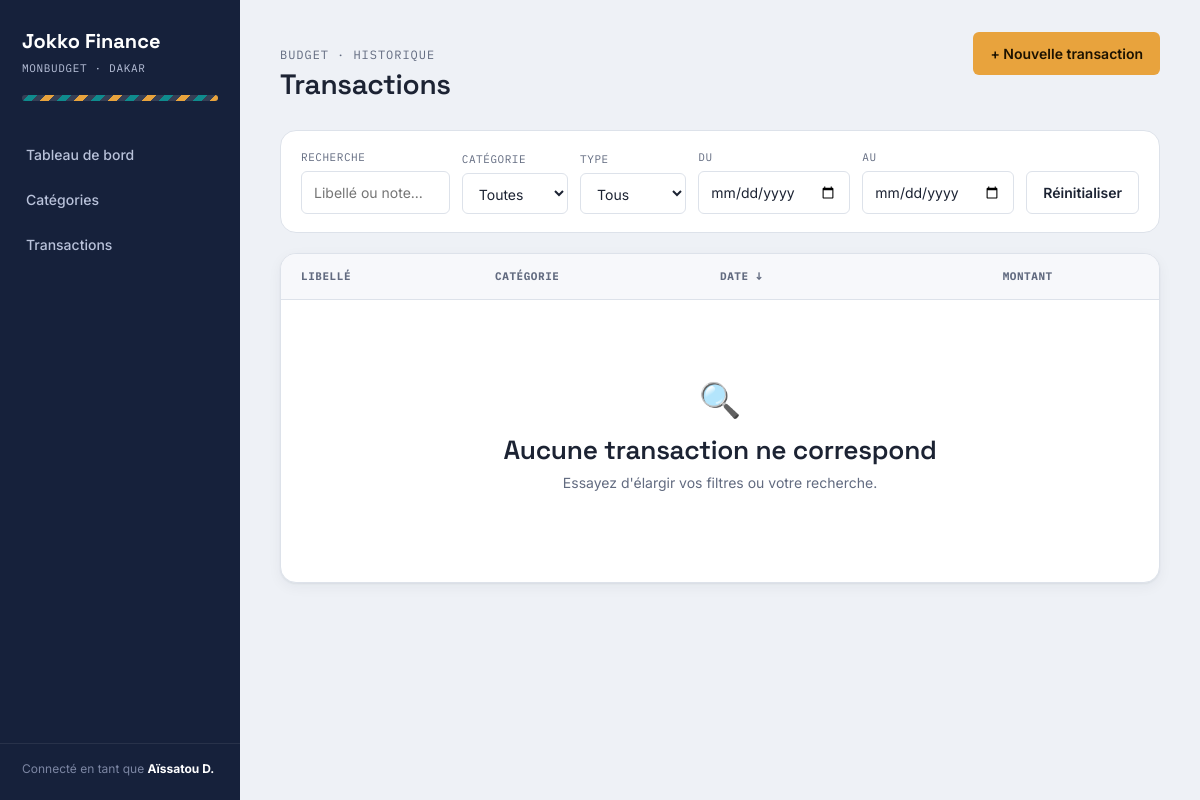
/transaction-list, run on an earlier commit of the app's database.
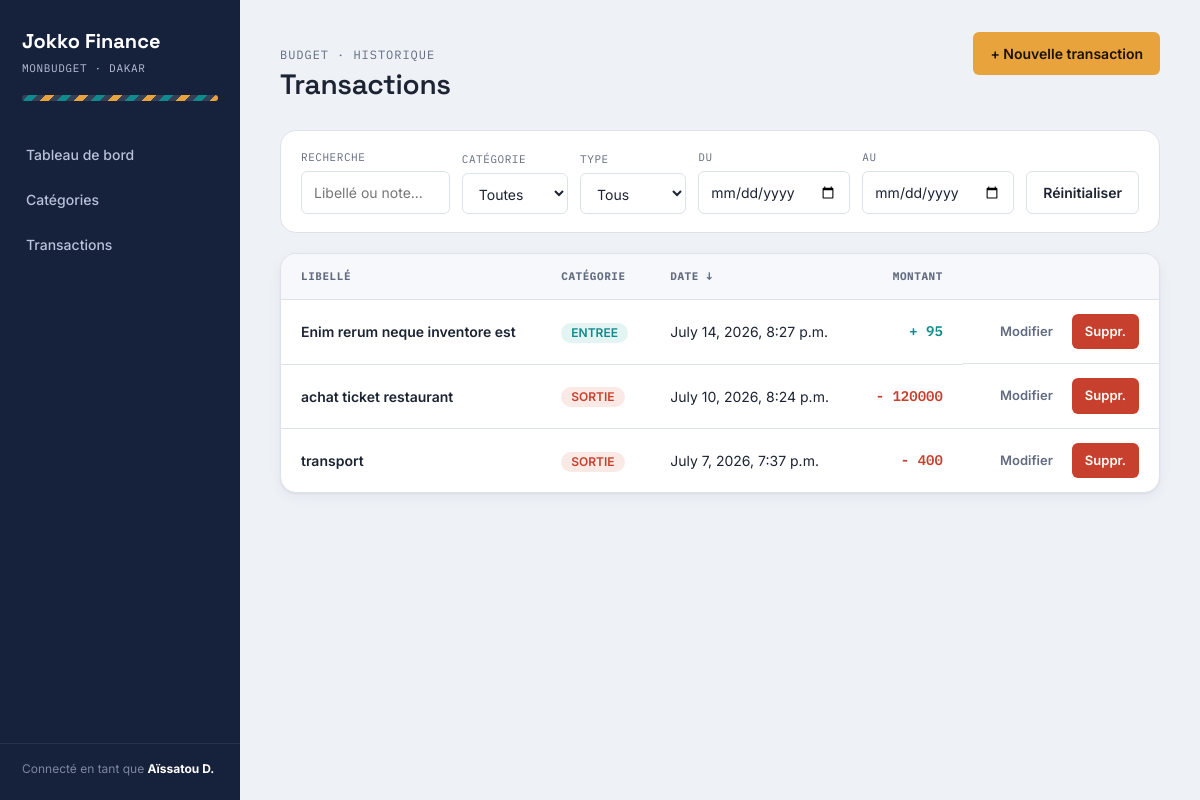
And on a later commit of the database.
### transaction/models.py (models this page shows, shortened)
class Transaction(models.Model):
    TRANSACTION_TYPES = (
        ("IN","ENTREE"),
        ("EX","SORTIE")
    )
    label = models.CharField(max_length=30)
    description= models.TextField()
    amount = models.PositiveIntegerField()
    trx_type = models.CharField(max_length=2,choices=TRANSACTION_TYPES )
    trx_date = models.DateTimeField(auto_now_add=True)
    category = models.ForeignKey(to=Category, on_delete=models.CASCADE)
    created_at = models.DateTimeField(auto_now_add=True)
    updated_at = models.DateTimeField(auto_now=True)
    class Meta:
        verbose_name = "Transaction"
        verbose_name_plural = "Transactions"
        ordering = ['-trx_date']

### transaction/views.py (the view)
# urls.py: path("transaction-list", list_transactions, name="list-transactions"),
def list_transactions(request):
    list_of_transactions =  Transaction.objects.all()
    context = {
        "transactions": list_of_transactions
    }
    return render(request, "transaction/index.html", context)

### transaction/templates/transaction/index.html (shortened to what this page needs)
{% extends 'base.html' %}
{% load static %}
{% block main %}
<div class="app-topbar">
    <div>
        <span class="eyebrow">Budget · Historique</span>
        <h1>Transactions</h1>
    </div>
    <div class="app-topbar-actions">
        <a href="{% url 'create-transaction' %}" class="btn btn-primary">+ Nouvelle transaction</a>
    </div>
</div>
<form class="filter-bar" id="filter-form">
    <div class="field">
        <label for="search">Recherche</label>
        <input type="search" id="search" placeholder="Libellé ou note...">
    </div>
    <div class="field">
        <label for="filter-category">Catégorie</label>
        <select id="filter-category">
        <option value="">Toutes</option>
        </select>
    </div>
    <div class="field">
        <label for="filter-type">Type</label>
        <select id="filter-type">
        <option value="">Tous</option>
        </select>
    </div>
    <div class="field">
        <label for="date-from">Du</label>
        <input type="date" id="date-from">
    </div>
    <div class="field">
        <label for="date-to">Au</label>
        <input type="date" id="date-to">
    </div>
    <div class="field">
        <button type="button" class="btn btn-secondary btn-block" id="reset-filters">Réinitialiser</button>
    </div>
</form>
    <div class="table-wrap">
        <table>
          <thead>
            <tr>
              <th>Libellé</th>
              <th>Catégorie</th>
              <th>
                <a href="#" id="sort-date" style="color:inherit;">Date ↓</a>
              </th>
              <th style="text-align:right;">
                <a href="#" id="sort-amount" style="color:inherit;">Montant</a>
              </th>
              <th></th>
            </tr>
          </thead>
          <tbody id="transactions-body">
            {% for trx in transactions %}
                <tr>
                    <td data-label="Libellé" class="cell-label">
                        <a href="{% url 'update-transaction' trx.id %">{{ trx.label }}</a>
                    </td>
                    <td data-label="Catégorie">
                        {% if trx.trx_type == "IN" %}
                            <span class="badge badge-income">{{ trx.get_trx_type_display}} </span>
                        {% elif trx.trx_type == "EX" %}
                            <span class="badge badge-expense">{{ trx.get_trx_type_display}} </span>
                        {% else %}
                    </td>
                    <td data-label="Date">{{ trx.trx_date }}</td>
                    {% if trx.trx_type == "IN" %}
                        <td data-label="Montant" class="cell-amount positive">+ {{ trx.amount }}</td>
                    {% else %}
                        <td data-label="Montant" class="cell-amount negative">- {{ trx.amount }}</td>
                    {% endif %}
                    <td data-label="Actions" class="cell-actions">
                        <a href="{% url 'update-transaction' trx.id %}" class="btn btn-ghost btn-sm">Modifier</a>
                        <a class="btn btn-danger btn-sm" href="{% url 'delete-transaction' trx.id %}">Suppr.</a>
                    </td>
                </tr>
            {% empty  %}
                <tr>
                    <td colspan="5">
                        <div class="empty-state">
                            <div class="empty-icon">🔍</div>
                            <h3>Aucune transaction ne correspond</h3>
                            <p>Essayez d'élargir vos filtres ou votre recherche.</p>
                        </div>
                    </td>
                </tr>
            {% endfor %}
          </tbody>
        </table>
    </div>
{% endblock main %}

What changed in the data, as far as the page shows it:
added Transaction: label "Enim rerum neque inventore est", trx_type "ENTREE", trx_date "July 14, 2026, 8:27 p.m.", amount "95"
added Transaction: label "achat ticket restaurant", trx_type "SORTIE", trx_date "July 10, 2026, 8:24 p.m.", amount "120000"
added Transaction: label "transport", trx_type "SORTIE", trx_date "July 7, 2026, 7:37 p.m.", amount "400"
Also different on the page:
text no longer shown: "🔍 Aucune transaction ne correspond Essayez d'élargir vos filtres ou votre recherche."
